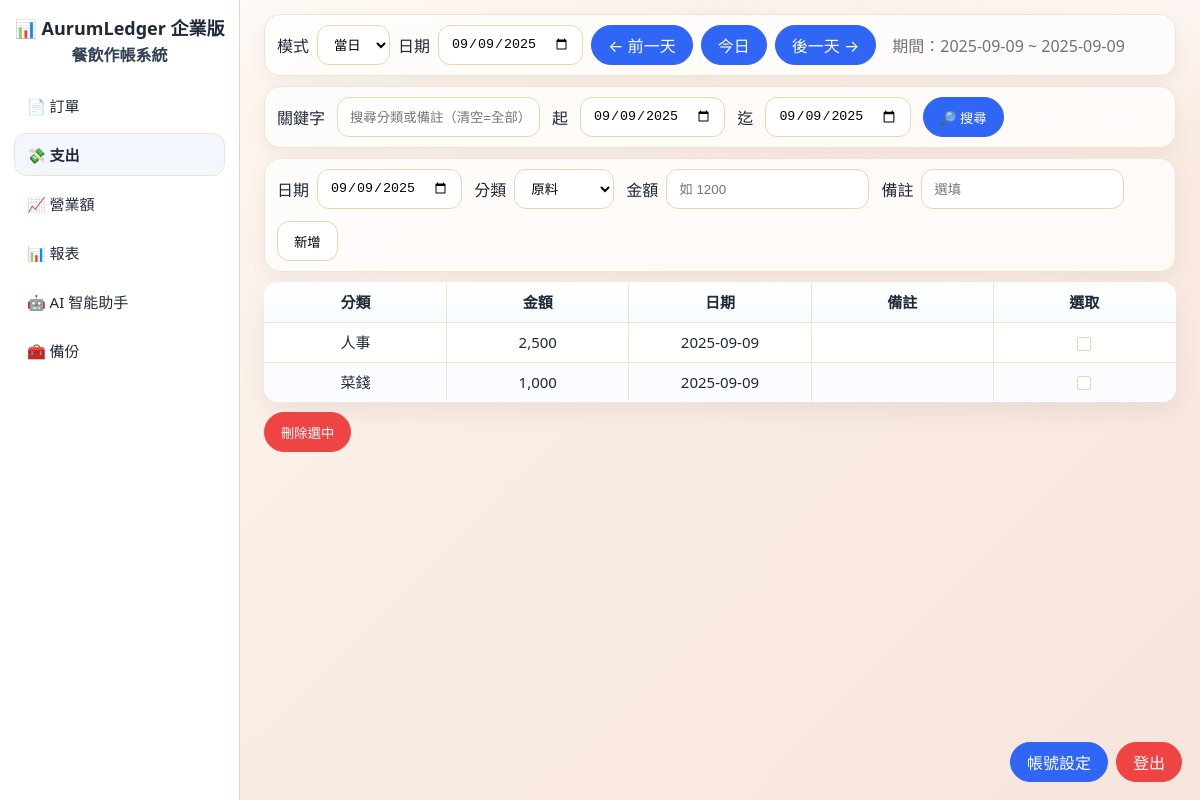
Screenshot of /expenses (signed in) with the database file from the repository.
### tables this page shows
CREATE TABLE expenses(
              id INTEGER PRIMARY KEY AUTOINCREMENT,
              cat TEXT NOT NULL,
              amount INTEGER NOT NULL,
              odt TEXT NOT NULL,
              ctime TEXT NOT NULL
            , memo TEXT DEFAULT '');

### app/web_ui.py (the view)
@app.get("/expenses")
def expenses_page(request: Request, mode: str = "day", dt: Optional[str] = None,
                  q: str = "", start: str = "", end: str = ""):
    if _need_login(request): return RedirectResponse("/login", status_code=303)
    frm, to, base = _range(mode, dt)
    if start: frm = start
    if end:   to = end
    where = ["odt BETWEEN ? AND ?"]; params = [frm, to]
    if q.strip():
        where.append("(cat LIKE ? OR memo LIKE ?)")
        params += [f"%{q.strip()}%", f"%{q.strip()}%"]
    sql = "SELECT id,cat,amount,odt,memo FROM expenses WHERE " + " AND ".join(where) + " ORDER BY odt DESC, id DESC"
    with _conn() as c:
        rows = [dict(r) for r in c.execute(sql, params)]
    return templates.TemplateResponse("expenses.html", _ctx(request, {
        "items": rows, "mode": mode, "dt": base.isoformat(), "nav": _nav(mode, dt),
        "q": q, "start": frm, "end": to
    }))

### app/templates/expenses.html (shortened to what this page needs)
{% extends "base.html" %}
{% block content %}
{% set prev_label  = '前一天' if mode=='day' else ('前一月' if mode=='month' else '前一年') %}
{% set today_label = '今日'   if mode=='day' else ('今月'   if mode=='month' else '今年') %}
{% set next_label  = '後一天' if mode=='day' else ('後一月' if mode=='month' else '後一年') %}
{% set date_label  = '日期'   if mode=='day' else ('月份'   if mode=='month' else '年份') %}
<div class="card toolbar toolbar--range">
  <form id="range-form" method="get" action="/expenses" class="row">
    <label class="label">模式</label>
    <select name="mode" id="mode">
      <option value="day"   {% if mode=='day' %}selected{% endif %}>當日</option>
    </select>
    <label class="label">{{ date_label }}</label>
    <input type="date" name="dt" id="dt" value="{{ dt }}">
    <a class="btn pill primary" href="/expenses?mode={{ mode }}&dt={{ nav.prev }}">← {{ prev_label }}</a>
    <a class="btn pill primary" href="/expenses?mode={{ mode }}&dt={{ nav.today }}">{{ today_label }}</a>
    <a class="btn pill primary" href="/expenses?mode={{ mode }}&dt={{ nav.next }}">{{ next_label }} →</a>
    <span class="muted" style="margin-left:8px">期間：{{ start }} ~ {{ end }}</span>
  </form>
</div>
<form class="card toolbar" method="get" action="/expenses" style="align-items:center">
  <label class="label">關鍵字</label>
  <input class="input" type="text" name="q" value="{{ q }}" placeholder="搜尋分類或備註（清空=全部）">
  <label class="label">起</label>
  <input class="input" type="date" name="start" value="{{ start }}">
  <label class="label">迄</label>
  <input class="input" type="date" name="end" value="{{ end }}">
  <button class="btn pill primary" type="submit">🔎 搜尋</button>
</form>
<form class="card toolbar" method="post" action="/expenses/create" id="form-create-exp">
  <div class="row"><label>日期</label><input class="input" type="date" name="odt" value="{{ dt }}"></div>
  <div class="row"><label>分類</label>
    <select class="input" name="cat" required>
      <option>原料</option><option>租金</option><option>人事</option>
    </select>
  </div>
  <div class="row"><label>金額</label><input class="input" type="number" name="amount" step="1" placeholder="如 1200" required></div>
  <div class="row" style="min-width:260px"><label>備註</label><input class="input" type="text" name="memo" placeholder="選填"></div>
  <button class="btn btn-primary" type="submit">新增</button>
</form>
<form method="post" action="/expenses/delete" id="form-delete-exp">
  <table class="table table--expenses" id="expenses-table">
    <colgroup>
      <col style="width:20%"><col style="width:20%"><col style="width:20%"><col style="width:20%"><col style="width:20%">
    </colgroup>
    <thead>
      <tr>
        <th class="center">分類</th>
        <th class="center">金額</th>
        <th class="center">日期</th>
        <th class="center">備註</th>
        <th class="center">選取</th>
      </tr>
    </thead>
    <tbody id="expenses-body">
      {% for it in items %}
      <tr data-id="{{ it.id }}">
        <td class="center editable" data-field="cat">{{ it.cat }}</td>
        <td class="center editable" data-field="amount">{{ it.amount|money }}</td>
        <td class="center editable" data-field="odt">{{ it.odt }}</td>
        <td class="center editable" data-field="memo">{{ it.memo }}</td>
        <td class="center"><input type="checkbox" name="selected" value="{{ it.id }}"></td>
      </tr>
      {% endfor %}
    </tbody>
  </table>
  <div class="actionbar left">
    <button class="btn pill danger" type="submit">刪除選中</button>
  </div>
</form>
{% endblock %}

### app/static/css/style.css (style rules this page uses)
:root { --line:#E5D7B2; --line-soft:#EFE6C9; --text:#1F2430; --shadow:0 10px 25px rgba(15,23,42,.06); --primary:#2f66f5; --danger:#ef4444; --rg1:#fffaf6; --rg2:#fbeee6; --rg3:#f7e5dc; --gold-50:#FFF1BF; --gold-100:#FFE08C; --blue-50:#E6EAFF; --blue-100:#CCD6FF; --red-50:#FFDADF; --green-50:#EAFEF2; --lavender-50:#EDE6FF; }
* { box-sizing:border-box; }
html,body { margin:0; padding:0; color:#1f2937; font-family:system-ui,-apple-system,"Segoe UI","Noto Sans TC","Microsoft JhengHei",sans-serif; background: radial-gradient(1200px 300px at 10% -10%, rgba(255,255,255,.75), transparent 60%), radial-gradient(900px 260px at 95% 0%, rgba(255,255,255,.55), transparent 60%), linear-gradient(135deg, var(--rg1), var(--rg2) 40%, var(--rg3)); }
a { color:inherit; text-decoration:none; }
.center { text-align:center; }
.card { background:#fff; border:1px solid var(--line); border-radius:18px; padding:16px; box-shadow:var(--shadow); margin-bottom:16px; }
.btn { display:inline-flex; align-items:center; justify-content:center; height:40px; padding:0 16px; border-radius:12px; border:1px solid var(--line); background:#fff; cursor:pointer; white-space:nowrap; }
.btn.primary { background:var(--primary); color:#fff; border-color:var(--primary); }
.btn.danger { background:var(--danger); color:#fff; border-color:var(--danger); }
.btn.pill { border-radius:999px; }
.input, input:not([type="checkbox"]), select, textarea { height:40px; padding:0 12px; border:1px solid var(--line); border-radius:12px; background:#fff; }
select { appearance:auto; }
.card.toolbar, .toolbar, .order-create, .page-header, .page-toolbar, .filters, .filter-bar, .search-bar { background:rgba(255,255,255,.75); border:1px solid var(--line-soft); border-radius:16px; box-shadow:0 6px 18px rgba(15,23,42,.05); padding:10px 12px; margin-bottom:10px; }
.toolbar { display:flex; align-items:center; gap:12px; flex-wrap:wrap; }
.toolbar .row, .order-create .row { display:flex; align-items:center; gap:8px; }
.actionbar { display:flex; gap:10px; margin-top:10px; }
.muted { color:#6b7280; }
table, .table { width:100%; border-collapse:collapse !important; background:#fff !important; border:1px solid var(--line-soft) !important; border-radius:14px; overflow:hidden; box-shadow:0 12px 24px rgba(15,23,42,.06); table-layout:fixed !important; }
table th, table td, .table th, .table td { padding:10px 12px !important; line-height:1.25 !important; font-size:15px; border:1px solid var(--line-soft) !important; text-align:center; overflow:hidden; text-overflow:ellipsis; white-space:nowrap; }
table thead th, .table thead th { position:sticky; top:0; z-index:1; background:linear-gradient(180deg,#ffffff,#f7fbff) !important; font-weight:800; }
table tbody tr:nth-child(even) td:not(.shift-morning):not(.shift-night) { background:#fbfcff; }
table th:last-child, table td:last-child { width:56px; text-align:center; }
td.editable { cursor:pointer; position:relative; }
input[type="checkbox"] { -webkit-appearance:none !important; appearance:none !important; aspect-ratio:1 / 1 !important; width:14px !important; height:14px !important; padding:0 !important; margin:0 !important; border:1.8px solid var(--line) !important; border-radius:2px !important; background:#fff !important; display:inline-grid !important; place-content:center !important; vertical-align:middle !important; box-shadow:none !important; line-height:normal !important; }
input[type="checkbox"]::after { content:""; width:6px; height:9px; border-right:2px solid #D33; border-bottom:2px solid #D33; transform:rotate(45deg) translate(0,-1px); opacity:0; transition:opacity .05s linear; }
td:has(input[type="checkbox"]) { cursor:pointer; }
.toolbar { scroll-margin-top:8px; }
input[type="checkbox"] { -webkit-appearance:none; appearance:none !important; width:14px; height:14px !important; border:1.8px solid var(--line, #E5D7B2) !important; border-radius:2px !important; background:#fff !important; display:inline-grid !important; place-content:center; vertical-align:middle; box-shadow:none !important; line-height:normal !important; }
input[type="checkbox"]::after { content:""; width:6px; height:9px; border-right:2px solid #D33; border-bottom:2px solid #D33; transform:rotate(45deg) translate(0,-1px); opacity:0; }
#orders-table td:last-child, #expenses-table td:last-child { user-select: none; }

### rows the page displays
expenses: cat "人事", amount "2,500", odt "2025-09-09"
expenses: cat "菜錢", amount "1,000", odt "2025-09-09"

### other values shown
{{ date_label }} "日期"
{{ prev_label }} "前一天"
{{ today_label }} "今日"
{{ next_label }} "後一天"
{{ start }} "2025-09-09"
{{ end }} "2025-09-09"
